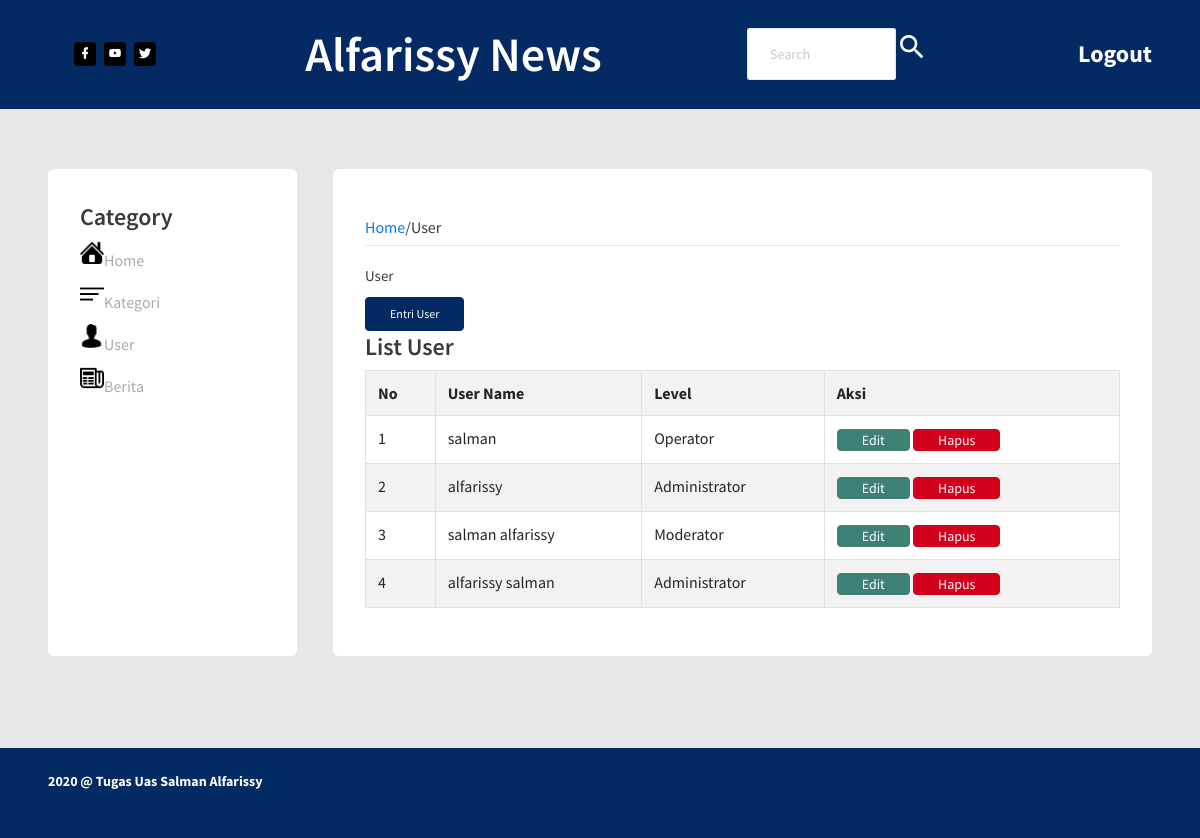
The page /admin/index.php?page=user on the database its author committed.
### tables this page shows
CREATE TABLE `user` (
  `id` int(11) NOT NULL,
  `username` varchar(50) NOT NULL,
  `password` varchar(50) NOT NULL,
  `level` varchar(50) NOT NULL
);

### admin/user.php (the view, shortened to what this page needs)
<div class="d-flex left-content-between flex-wrap flex-md-nowrap align-items-center pt-3 pb-2 mb-3 border-bottom">
        <a href="index.php">Home</a> /User
      </div>
<p>User</p>
<?php
include ("koneksi.php");
$aksi=isset($_GET['aksi']) ? $_GET['aksi'] : 'list';
switch ($aksi) {
	case 'list' :
?>
<a href=?page=user&aksi=entri class="btn btn-primary fa fa-plus"> Entri User</a>
<h2>List User</h2>
<table class="table table-bordered table-striped">
	<tr>
		<th>No</th>
		<th>User Name</th>
		<th>Level</th>
		<th>Aksi</th>
	</tr>
	<?php
	$no=1;
	$tampil=mysqli_query($koneksi,"SELECT * FROM user order by id ASC");
	while ($data=mysqli_fetch_array($tampil)) {
	?>
	<tr>
		<td><?php echo $no; ?></td>
		<td><?php echo $data['username']; ?></td>
		<td><?php echo $data['level']; ?></td>
		<td><a href=?page=user&aksi=edit&id=<?php echo $data['id']; ?> class="btn btn-success btn-sm fa fa-pencil"> Edit</a>
			<a href="aksi_user.php?page=user&proses=hapus&id=<?php echo $data['id']; ?>" onclick="return confirm('Yakin akan menghapus data ?');" class="btn btn-danger btn-sm fa fa-trash-o"> Hapus</td> </a>
	</tr>
	<?php
		$no++;
	}
	?>
</table>
<?php
	break;
?>
<?php
}
?>

### rows shown on the page
user: username "salman", level "Operator"
user: username "alfarissy", level "Administrator"
user: username "salman alfarissy", level "Moderator"
user: username "alfarissy salman", level "Administrator"
